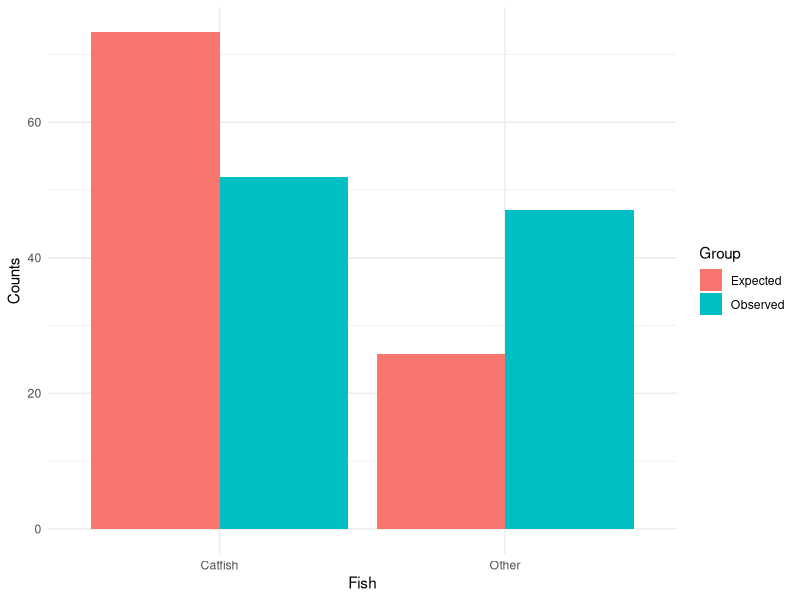
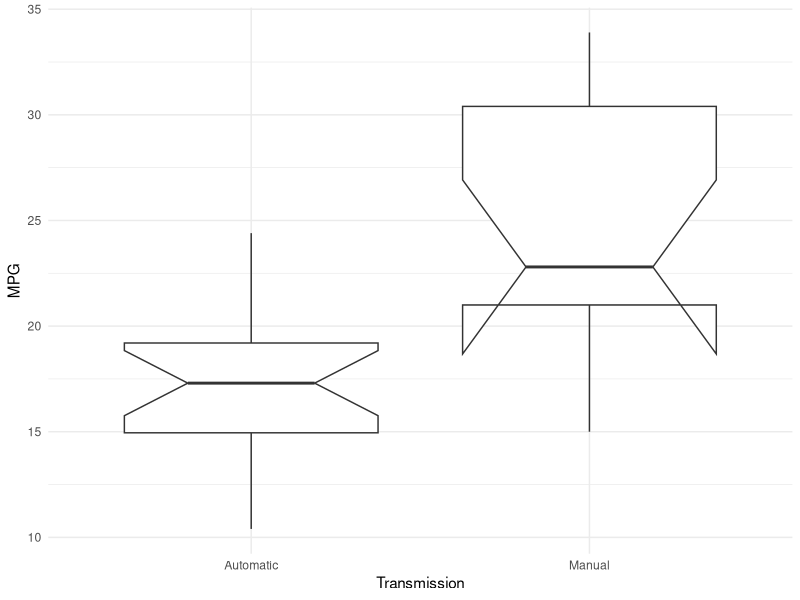
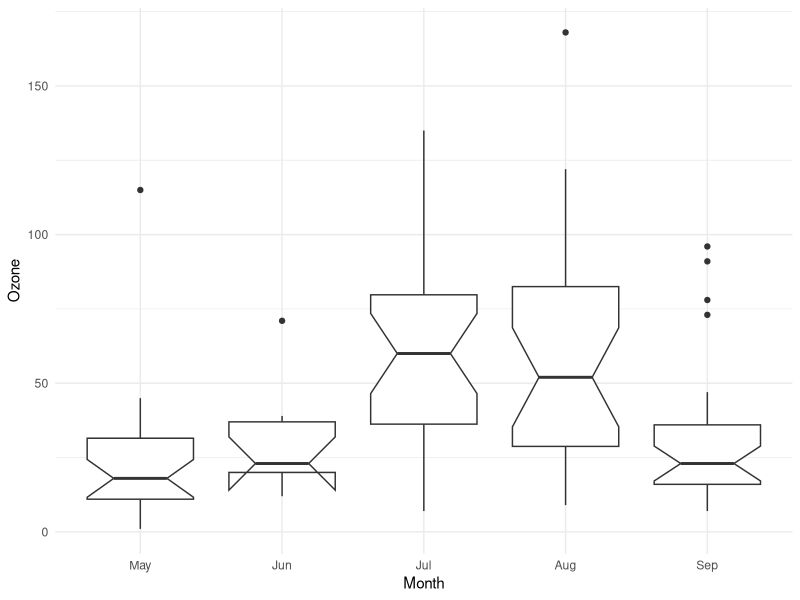

R code for these plots, in order:
## ---- chunk 1
library( tidyverse )
library( forcats )
theme_set( theme_minimal() ) 
## ---- chunk 2
catfish <- 52
non_catfish <- 47 
## ---- chunk 3
samples <- c( catfish, non_catfish )
p_catfish <- 0.74
## ---- chunk 4
df <- data.frame( Counts = c( samples, 0.74 * sum(samples), ( (1-0.74) * sum(samples) )),
                    Fish = c("Catfish", "Other", "Catfish", "Other"),
                    Group = c("Observed","Observed", "Expected", "Expected") )

ggplot( df, 
        aes(Fish,Counts, fill=Group) )+ 
  geom_bar( position="dodge", stat="identity") 
## ---- chunk 5
fit <- binom.test(x=samples, p = p_catfish )
fit 
## ---- chunk 6
Observed <- matrix( c(52, 47, 32, 18), nrow=2, byrow = TRUE)
rownames( Observed ) <- c("Population 1", "Population 2")
colnames( Observed ) <- c("Catfish", "Other")
Observed
## ---- chunk 7
n1 <- 52 + 47
n2 <- 32 + 18 

Expected <- matrix( c( 0.74 * n1, 
                       (1-0.74) * n1, 
                       0.74 * n2,
                       (1-0.74) * n2), nrow=2, byrow = TRUE)
rownames( Expected ) <- c("Population 1", "Population 2")
colnames( Expected ) <- c("Catfish", "Other")
Expected
## ---- chunk 8
T <- sum(  (Observed - Expected)^2 / Expected )
T
## ---- chunk 9
alpha <- 0.05
p <- 1.0 - alpha 
critical.value <- qchisq( p ,1)
critical.value
## ---- chunk 10
p.value <- 1.0 - pchisq( T, df=1 )
p.value
## ---- chunk 11
df <- data.frame( Sample = 1:149,
                  Species = factor( c( rep("Catfish", 52), rep("Other", 47), 
                                       rep("Catfish", 32), rep("Other",18) ) ),
                  Site = factor( c( rep("Population 1", 99), rep("Population 2", 50))) )
summary( df )
## ---- chunk 12
head(df)
## ---- chunk 13
table( df$Site, df$Species )
## ---- chunk 14
mtcars |>
  select( Transmission = am, MPG = mpg ) |>
  mutate( Transmission = as.factor( Transmission ) ) |>
  mutate( Transmission = fct_recode( Transmission, "Automatic"="0", "Manual"="1")) -> data

data |>
  ggplot( aes(Transmission, MPG) )  + 
  geom_boxplot( notch=TRUE )
## ---- chunk 15
fit <- wilcox.test( MPG ~ Transmission, data=data)
fit 
## ---- chunk 16
names(fit)
## ---- chunk 17
airquality |>
  select( Month, Ozone ) |> 
  mutate( Month = factor( Month ) ) |> 
  mutate( Month = fct_recode(Month, 
                             May="5",
                             Jun="6",
                             Jul="7",
                             Aug="8",
                             Sep="9" )) |> 
  filter( !is.na( Ozone )) -> data 
  
ggplot( data, aes(Month, Ozone) ) + 
  geom_boxplot(notch=TRUE)
## ---- chunk 18
fit <- kruskal.test( Ozone ~ Month, data=data )
fit 
## ---- chunk 19
names(fit)
